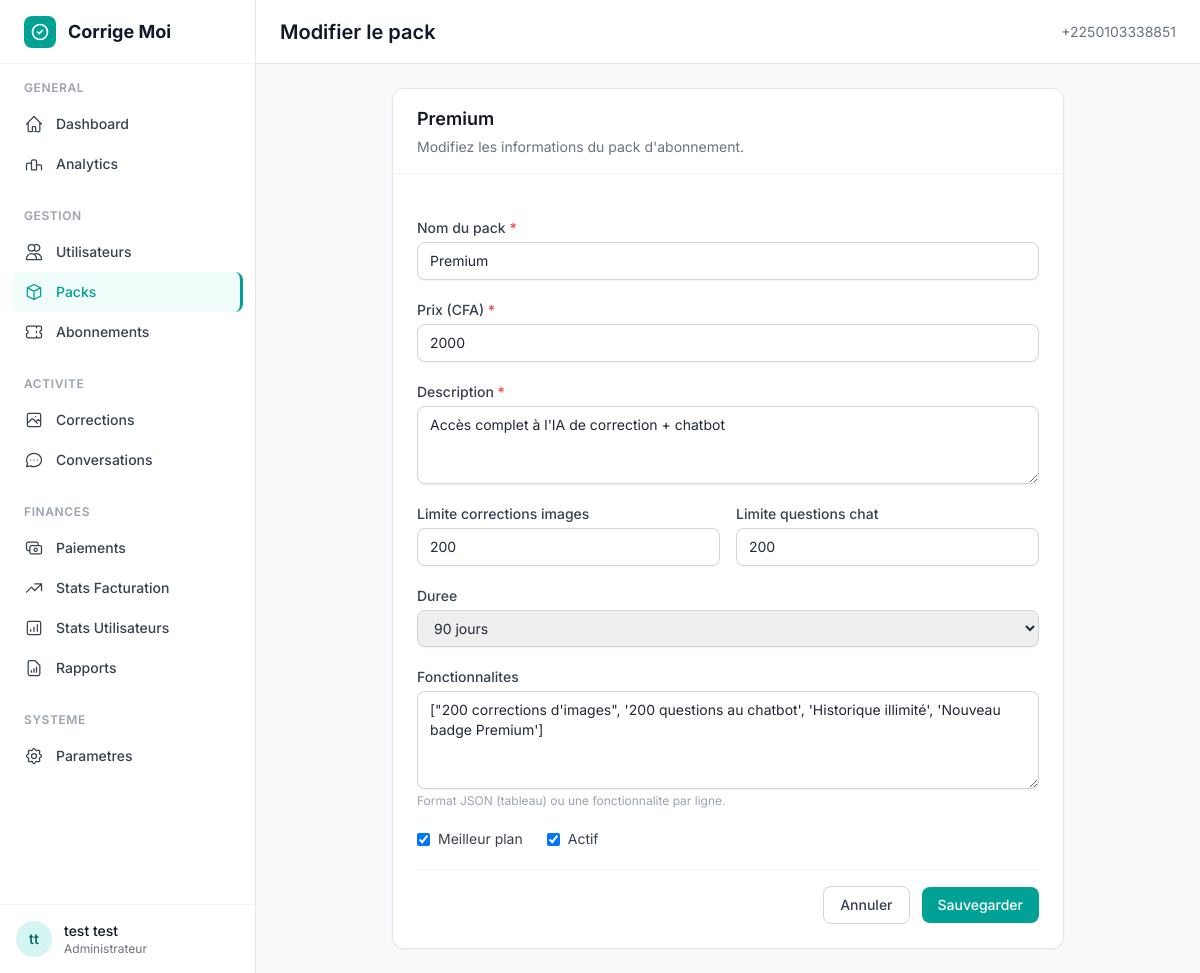
/custom-admin/pack/2/edit/ (signed in), run on an earlier commit of the app's database.
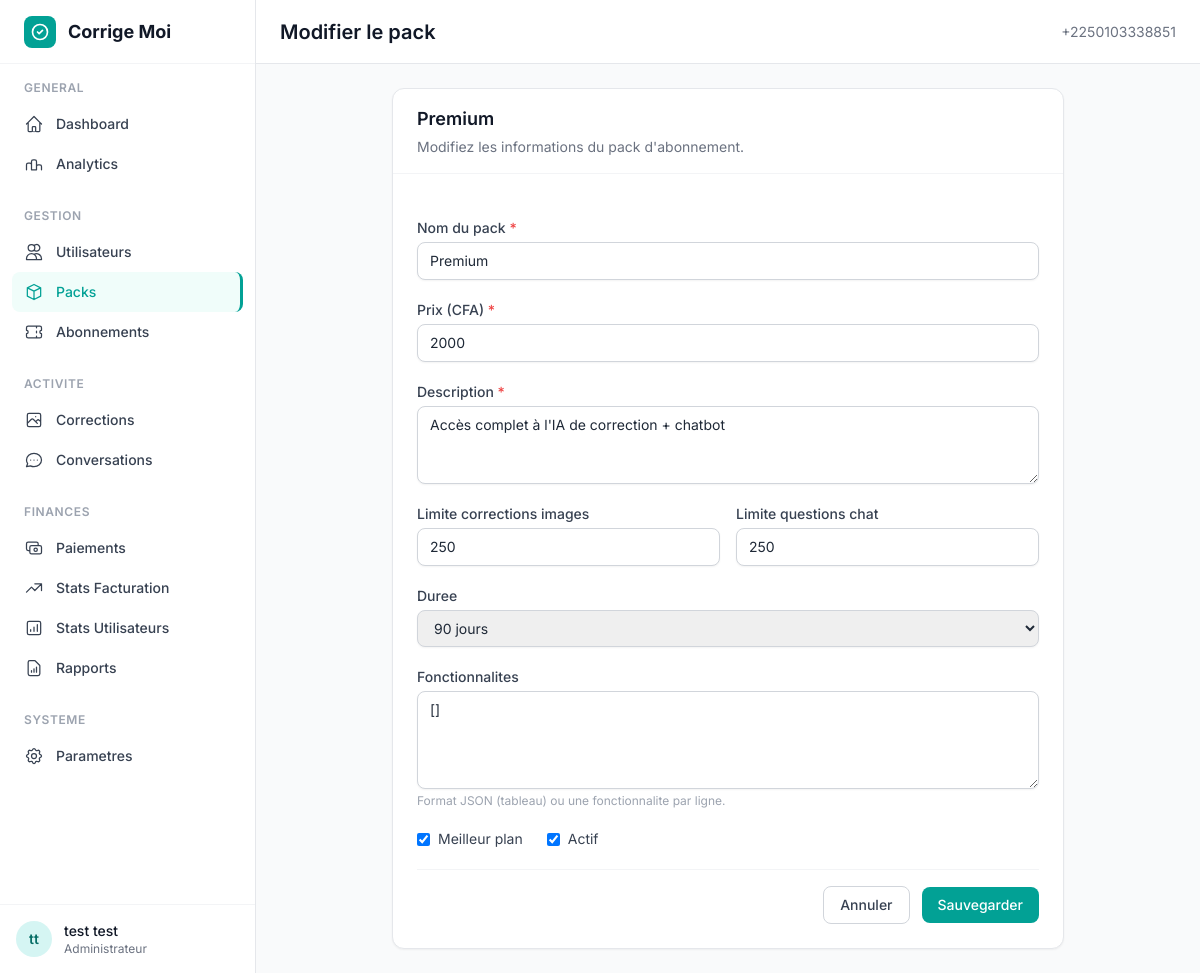
And on a later commit of the database.
### subscriptions/models.py (models this page shows, shortened)
class Pack(models.Model):
    DURATION_CHOICES = [
        (0, 'Illimité'),
        (30, '30 jours'),
        (90, '90 jours'),
        (365, '1 an'),
    ]
    name = models.CharField(max_length=100, unique=True)
    slug = models.SlugField(max_length=100, blank=True)
    price = models.DecimalField(max_digits=10, decimal_places=2)
    description = models.TextField()
    features = models.JSONField(default=list, blank=True)
    is_best_plan = models.BooleanField(default=False)
    is_active = models.BooleanField(default=True)
    image_corrections_limit = models.PositiveIntegerField(
        default=0,
        help_text="Nombre d'envois d'images autorisés (0 = illimité)"
    )
    chat_questions_limit = models.PositiveIntegerField(
        default=0,
        help_text="Nombre de questions au chatbot autorisées (0 = illimité)"
    )
    duration = models.PositiveIntegerField(
        choices=DURATION_CHOICES,
        default=30,
        help_text="Durée en jours (0 = illimité)"
    )
    created_at = models.DateTimeField(auto_now_add=True)
    updated_at = models.DateTimeField(auto_now=True)
    class Meta:
        verbose_name = "Pack Abonnement"
        verbose_name_plural = "Packs Abonnement"

### custom_admin/views.py (the view, shortened to what this page needs)
# urls.py: path('pack/<int:pack_id>/edit/', views.admin_pack_edit, name='pack_edit'),
@login_required
def admin_pack_edit(request, pack_id):
    pack = get_object_or_404(Pack, id=pack_id)
    return render(request, 'custom_admin/admin/pack_edit.html', {'pack': pack})

### custom_admin/templates/custom_admin/admin/pack_edit.html (shortened to what the changed rows need)
{% extends "custom_admin/base_admin.html" %}
{% block page_title %}Modifier le pack{% endblock %}
{% block content %}
<div class="max-w-2xl mx-auto">
    <div class="bg-white rounded-xl border border-gray-200 shadow-sm">
        <div class="px-6 py-4 border-b border-gray-100">
            <h2 class="text-lg font-semibold text-gray-900">{{ pack.name }}</h2>
            <p class="text-sm text-gray-500 mt-1">Modifiez les informations du pack d'abonnement.</p>
        </div>
        <form method="post" class="p-6 space-y-5">
            <div>
                <label for="name" class="block text-sm font-medium text-gray-700 mb-1">Nom du pack <span class="text-red-500">*</span></label>
                <input type="text" name="name" id="name" required
                       value="{{ pack.name }}"
                       class="block w-full rounded-lg border-gray-300 shadow-sm focus:border-brand-500 focus:ring-brand-500 text-sm px-3 py-2 border">
            </div>
            <div>
                <label for="price" class="block text-sm font-medium text-gray-700 mb-1">Prix (CFA) <span class="text-red-500">*</span></label>
                <input type="number" name="price" id="price" required min="0" step="1"
                       value="{{ pack.price|floatformat:0 }}"
                       class="block w-full rounded-lg border-gray-300 shadow-sm focus:border-brand-500 focus:ring-brand-500 text-sm px-3 py-2 border">
            </div>
            <div>
                <label for="description" class="block text-sm font-medium text-gray-700 mb-1">Description <span class="text-red-500">*</span></label>
                <textarea name="description" id="description" rows="3" required
                          class="block w-full rounded-lg border-gray-300 shadow-sm focus:border-brand-500 focus:ring-brand-500 text-sm px-3 py-2 border">{{ pack.description }}</textarea>
            </div>
            <div class="grid grid-cols-1 sm:grid-cols-2 gap-4">
                <div>
                    <label for="image_corrections_limit" class="block text-sm font-medium text-gray-700 mb-1">Limite corrections images</label>
                    <input type="number" name="image_corrections_limit" id="image_corrections_limit" min="0"
                           value="{{ pack.image_corrections_limit }}"
                           class="block w-full rounded-lg border-gray-300 shadow-sm focus:border-brand-500 focus:ring-brand-500 text-sm px-3 py-2 border">
                </div>
                <div>
                    <label for="chat_questions_limit" class="block text-sm font-medium text-gray-700 mb-1">Limite questions chat</label>
                    <input type="number" name="chat_questions_limit" id="chat_questions_limit" min="0"
                           value="{{ pack.chat_questions_limit }}"
                           class="block w-full rounded-lg border-gray-300 shadow-sm focus:border-brand-500 focus:ring-brand-500 text-sm px-3 py-2 border">
                </div>
            </div>
            <div>
                <label for="duration" class="block text-sm font-medium text-gray-700 mb-1">Duree</label>
                <select name="duration" id="duration"
                        class="block w-full rounded-lg border-gray-300 shadow-sm focus:border-brand-500 focus:ring-brand-500 text-sm px-3 py-2 border">
                    <option value="90" {% if pack.duration == 90 %}selected{% endif %}>90 jours</option>
                </select>
            </div>
            <div>
                <label for="features" class="block text-sm font-medium text-gray-700 mb-1">Fonctionnalites</label>
                <textarea name="features" id="features" rows="4"
                          class="block w-full rounded-lg border-gray-300 shadow-sm focus:border-brand-500 focus:ring-brand-500 text-sm px-3 py-2 border">{{ pack.features|safe }}</textarea>
                <p class="text-xs text-gray-400 mt-1">Format JSON (tableau) ou une fonctionnalite par ligne.</p>
            </div>
            <div class="flex items-center gap-6">
                <label class="flex items-center gap-2 cursor-pointer">
                    <input type="checkbox" name="is_best_plan" value="true"
                           {% if pack.is_best_plan %}checked{% endif %}
                           class="rounded border-gray-300 text-brand-500 focus:ring-brand-500">
                    <span class="text-sm text-gray-700">Meilleur plan</span>
                </label>
                <label class="flex items-center gap-2 cursor-pointer">
                    <input type="checkbox" name="is_active" value="true"
                           {% if pack.is_active %}checked{% endif %}
                           class="rounded border-gray-300 text-brand-500 focus:ring-brand-500">
                    <span class="text-sm text-gray-700">Actif</span>
                </label>
            </div>
        </form>
    </div>
</div>
{% endblock %}

What changed in the data, as far as the page shows it:
changed Pack "Premium": image_corrections_limit "200" → "250"; chat_questions_limit "200" → "250"; features "[\"200 corrections d'images\", '200 questions au chatbot', 'Historique illimité', 'Nouveau badge Premium']" → "[]"
